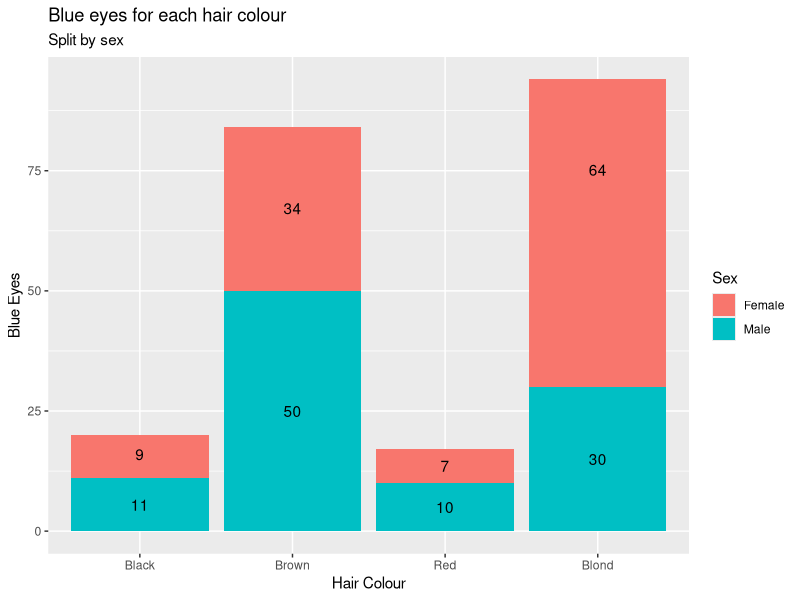
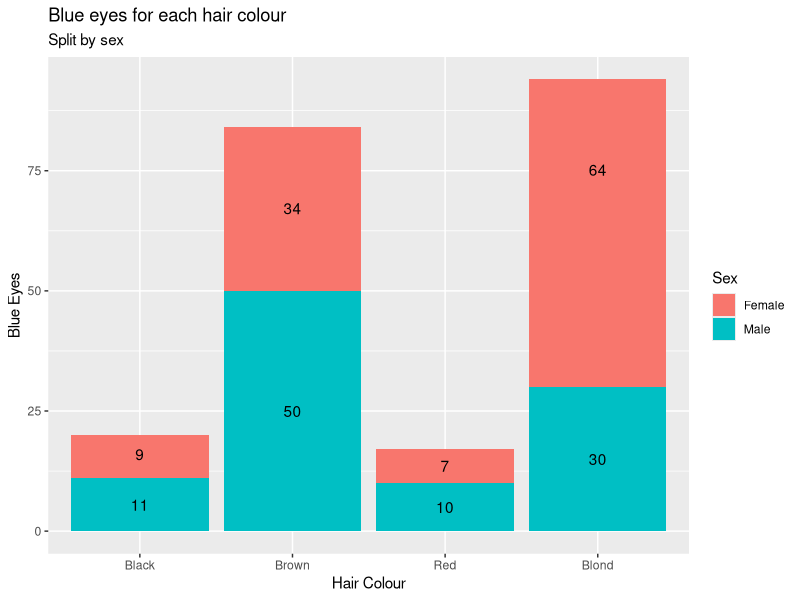

Generate these figures, in order, with R:
library(dplyr)
library(ggplot2)
library(tidyr)

# I'll be using the HairEyeColor dataset, it contains data about 
# hair and eye colour for ~600 statistics students.
?HairEyeColor
dim(HairEyeColor) # 4 x 4 x 2? Seems pretty small
colnames(HairEyeColor)
head(HairEyeColor)
# Ok, it's 2 tables of 4x4
# I'll split the data into 2 dataframes, one for each gender
male <- HairEyeColor[,,1] %>% data.frame(stringsAsFactors = FALSE)
female <- HairEyeColor[,,2] %>% data.frame(stringsAsFactors = FALSE)

# dplyr has transformed the data into "long" form, which will help me work with the data
# I'm not sure how to work with 3d dataframes just yet, so I will combine
# the data I just split up into a format I'm familiar with.
df = male %>%
  mutate(Femfreq = female$Freq) %>%
  mutate(Totfreq = Freq + Femfreq) %>%
  rename(Malefreq = Freq) # Clearer column name

# Let's do a plot of the blue eyed students
blues <- df %>%
  filter(Eye == "Blue") %>%
  select(-Eye) %>% # No need for this column if we're only looking at blue eyes
  rename(Hair = Hair, Male = Malefreq, Female = Femfreq, Total = Totfreq) %>%
  pivot_longer(cols = 2:4, names_to = "Sex", values_to = "Count") %>%
  filter(Sex != "Total")

blues

blue_graph <- blues %>%
  ggplot() +
  geom_col(
    mapping = aes(x = Hair, y = Count, fill = Sex)
  )

blue_graph <- blue_graph +
  labs(
    x = "Hair Colour",
    y = "Blue Eyes",
    title = "Blue eyes for each hair colour",
    subtitle = "Split by sex"
    )


## Getting the labels exactly where I want them proved to be a bit of a challenge
## This doesn't make it clear which each value is.
# blue_graph <- blue_graph +
#   geom_text(
#     mapping = aes(
#       x= Hair,
#       y= Count,
#       label= Sex
#     )
#   )

# Instead I think it would be best to label each sex individually
# This is probably a terrible way of doing this, but it's the best I can do
# with my current knowledge

male_blue <- blues %>%
  filter(Sex == "Male")

blue_graph <- blue_graph +
  geom_text(
    data = male_blue,
    mapping = aes(
      x = Hair,
      y = Count / 2,
      label = Count
    )
  )


fem_blue <- blues %>%
  filter(Sex == "Female") %>%
  mutate(Total = Count + male_blue$Count)


blue_graph <- blue_graph + 
  geom_text(
    data = fem_blue,
    mapping = aes(
      x = Hair,
      y = Total * 0.8,
      label = Count
    )
  )

# And there we go! The labels are just where I want them.
blue_graph
ggsave("blue_eyed_beauties.png")





